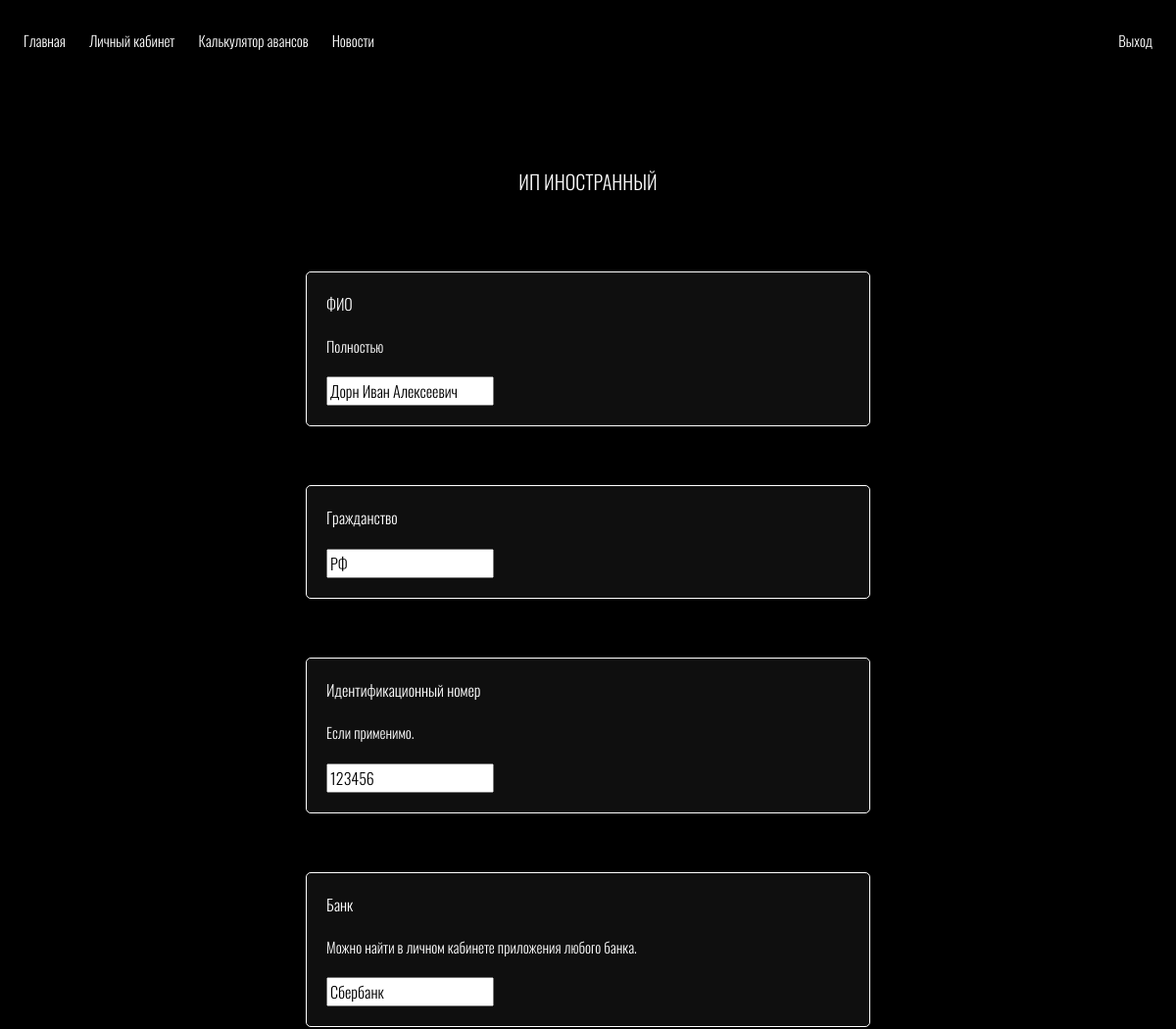
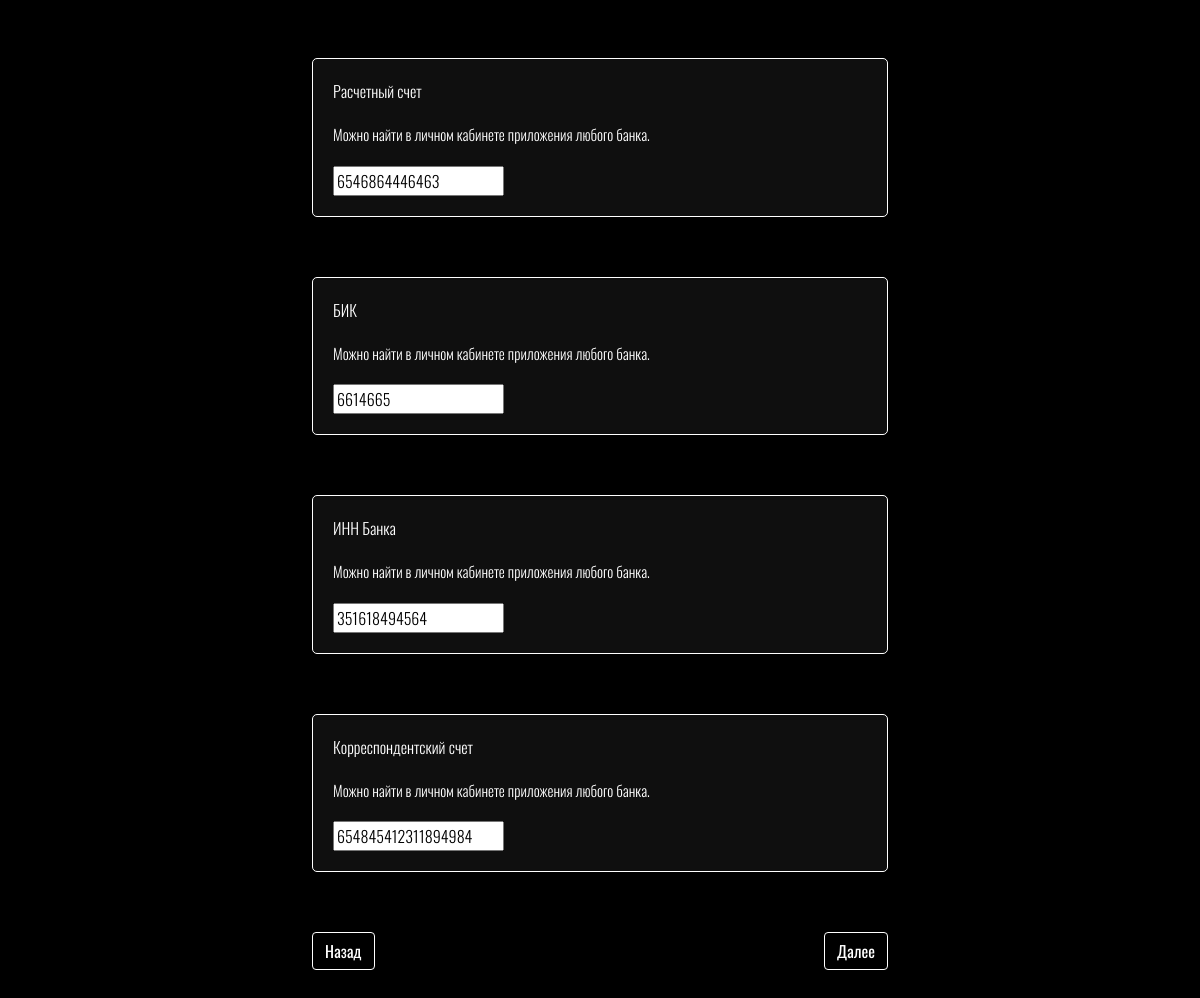
The app's page /documents/orginfo/ (signed in) with its own data (2 pictures, top to bottom).
### documents/models.py (models this page shows)
class OrgInfoIpin(models.Model):
    fio = models.CharField(max_length=100, verbose_name='ФИО')
    citizen = models.CharField(max_length=100, verbose_name='Гражданство')
    id_number = models.CharField(max_length=100, verbose_name='Идентификационный номер')
    bank = models.CharField(max_length=50, verbose_name='Банк')
    r_s = models.CharField(max_length=100, verbose_name='Расчетный счет')
    bik = models.CharField(max_length=100, verbose_name='БИК')
    inn_bank = models.CharField(max_length=100, verbose_name='ИНН Банка')
    k_s = models.CharField(max_length=100, verbose_name='Корреспондентский счет')
    user = models.ForeignKey(User, on_delete=models.CASCADE, null=True)

### documents/views.py (the view, shortened to what this page needs)
# urls.py: path('orginfo/', OrgInfoView.as_view(), name='orginfo'),
class OrgInfoView(LoginRequiredMixin, FormView):
    template_name = 'documents/orginfo.html'
    def get_form_class(self):
        user = User.objects.get(username = self.request.user)
        you_are = MainInfoDocs.objects.filter(user_id = user.id)[0].you_are
        if you_are == 'IPRF':
            self.form_title = 'ИП РФ'
            return OrgInfoIprfForm
        elif you_are == 'IPIN':
            self.form_title = 'ИП Иностранный'
            return OrgInfoIpinForm
        elif you_are == 'SAM':
            self.form_title = 'Самозанятый'
            return OrgInfoSamForm
        else:
            self.form_title = 'ООО'
            return OrgInfoOooForm
    def get_model(self):
        user = User.objects.get(username = self.request.user)
        you_are = MainInfoDocs.objects.filter(user_id = user.id)[0].you_are
        if you_are == 'IPRF':
            return OrgInfoIprf
        elif you_are == 'IPIN':
            return OrgInfoIpin
        elif you_are == 'SAM':
            return OrgInfoSam
        else:
            return OrgInfoOoo
    def get(self, request, *args, **kwargs):
        user = User.objects.get(username = request.user)
        objects = self.get_model().objects.filter(user_id = user.id).values()
        if len(objects) != 0:
            for item in objects:
                data = item
            data['user'] = user
            form = self.get_form_class()(initial = data)
        else:
            form = self.get_form_class()(initial = {'user': user})
        return render(request, self.template_name, {'form': form, 'form_title': self.form_title})

### documents/forms.py
class OrgInfoIpinForm(ModelForm):
    class Meta:
        model = OrgInfoIpin
        fields = ('fio', 'citizen', 'id_number', 'bank', 'r_s', 'bik', 'inn_bank', 'k_s', 'user',)
        widgets = {
            'user': HiddenInput,
        }
        help_texts = {
            'fio': 'Полностью',
            'id_number': 'Если применимо.',
            'bank': 'Можно найти в личном кабинете приложения любого банка.',
            'r_s': 'Можно найти в личном кабинете приложения любого банка.',
            'bik': 'Можно найти в личном кабинете приложения любого банка.',
            'inn_bank': 'Можно найти в личном кабинете приложения любого банка.',
            'k_s': 'Можно найти в личном кабинете приложения любого банка.',
        }

### documents/templates/documents/orginfo.html
{% extends 'base.html' %}
{% load static %}
{% block header %}
{% include '_nav.html' %}
{% endblock %}
{% block body %}
{% include 'vertical_form.html' %}
{% endblock %}

### templates/inc/vertical_form.html (shortened to what this page needs)
<div class="container-xxl !direction !spacing">
    <div class="row ${1| ,row-cols-2,row-cols-3, auto,justify-content-md-center,|}">
        <div class="col-md-6 col-sm-8 col-10 release-header">
            <h5>{{ form_title }}</h5>
        </div>
    </div>
    <form method="POST" action="" novalidate enctype="multipart/form-data">
        <div class="row ${1| ,row-cols-2,row-cols-3, auto,justify-content-md-center,|}">
            <div class="col-md-6 col-sm-8 col-10 release-form">
                {% for item in form.visible_fields %}
                    <div>
                        <p>{{ item.label }}</p>
                        {% autoescape off %}
                        <p style="font-size: 15px;">{{ item.help_text }}</p>
                        {% endautoescape %}
                        <p>{{ item }}</p>
                    </div>
                {% endfor %}
            </div>
        </div>
        <div class="row ${1| ,row-cols-2,row-cols-3, auto,justify-content-md-center,|}">
            <div class="col-md-6 col-sm-8 col-10 release-button">
                <button class="btn button" type="button" onclick="history.back();">Назад</button>
                <button class="btn button" type="submit">Далее</button>
            </div>
        </div>
    </form>
</div>

### templates/static/css/main.css (style rules this page uses)
body { background-color: black; }
.release-header { margin: auto; font-family: var(--oswald_light); color: white; }
.release-header h5 { text-align: center; text-transform: uppercase; margin-bottom: 40px; }
.release-form { margin: auto; margin-top: 40px; }
.release-form div { border: solid 1px white; border-radius: 5px; background-color: #0f0f0f; margin-bottom: 60px; font-family: var(--oswald_light); color: white; }
.release-button { display: flex; margin: auto; margin-bottom: 40px; justify-content: space-between; }
.button { border: 1px solid; background: none; font-family: var(--oswald_regular); color: white; }
.release-form p { margin: 20px 20px 20px 20px; }

### records on screen
OrgInfoIpin: visible_fields "Дорн Иван Алексеевич" "РФ" "123456" "Сбербанк" "6546864446463" "6614665" "351618494564" "654845412311894984"

### other values on screen
{{ item.label }} "ФИО" "Гражданство" "Идентификационный номер" "Банк" "Расчетный счет" "БИК" "ИНН Банка" "Корреспондентский счет"
{{ item.help_text }} "Полностью" "Если применимо." "Можно найти в личном кабинете приложения любого банка." "Можно найти в личном кабинете приложения любого банка." "Можно найти в личном кабинете приложения любого банка." "Можно найти в личном кабинете приложения любого банка." "Можно найти в личном кабинете приложения любого банка."
